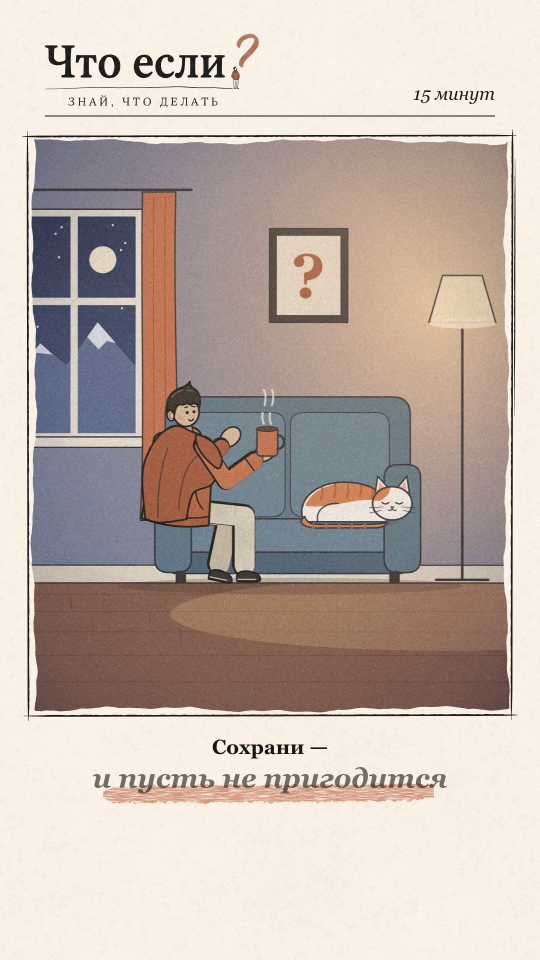
#> input picture Chto_Esli/work/tmp/lavina_orig_tail/orig_44.0.jpg, 1080 x 1920 px, found by its file name (shown at 1/2 size)
$ python test_sofa_symmetry.py
#> lines starting #> are read from the running program, lines starting #| are printed output that depends on the picture; after the words box and inside, x2 and y2 are one past the last pixel; in counts of white or black regions, pixels touching at a corner belong together
import cv2
import numpy as np

orig = cv2.imread('D:/Chanels/Chto_Esli/chtoesli/episodes/lavina/inspect_orig/orig_44.0.jpg')
#> orig is the input picture: shape (1920, 1080, 3); mean B, G, R 170.7, 179.1, 193.2

# Symmetry axis: x_center = 535
XC = 535

# Let's clean the right armrest inner edge where cat touched:
# Cat head was at x: 740..770, y: 960..1040
clean_right = orig.copy()
# In clean_right, inner edge of armrest at y: 960..1040 can be cloned from y: 1040..1120:
for dy in range(960, 1040):
    clean_right[dy, 740:770] = clean_right[dy + 80, 740:770]
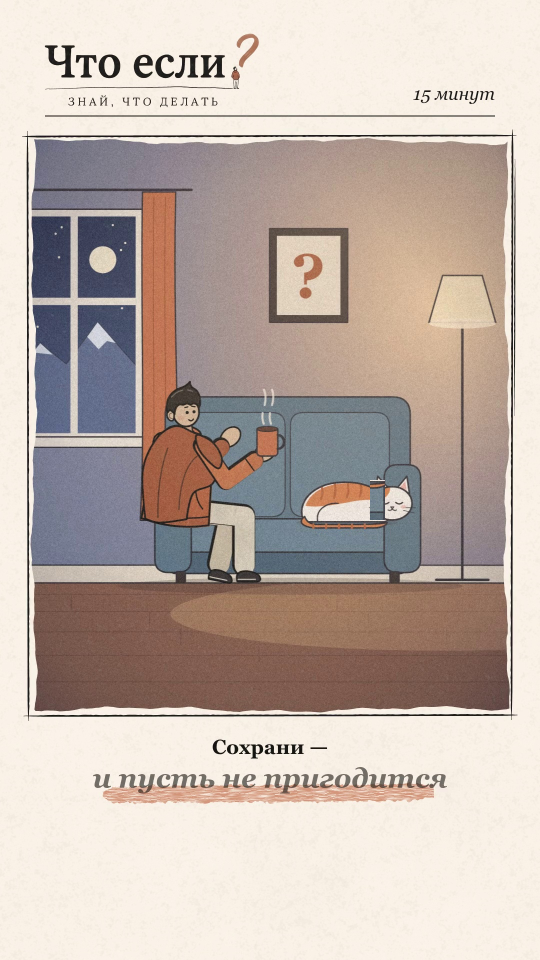
#> clean_right: shape (1920, 1080, 3) (shown at 1/2 size); 0.12% of pixels changed, all inside (x1, y1, x2, y2) = (740, 960, 770, 1040)

# Now let's mirror right half (x: 535..875) to left half (x: 195..535):
# Width = 875 - 535 = 340 pixels
right_half = clean_right[880:1190, XC:XC+340]
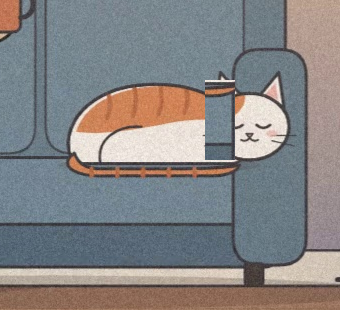
#> right_half: shape (310, 340, 3); mean B, G, R 132.7, 132, 133.2
left_mirrored = cv2.flip(right_half, 1)
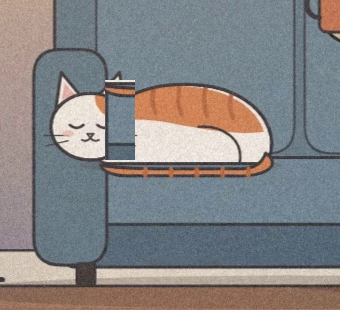
#> left_mirrored: shape (310, 340, 3); mean B, G, R 132.7, 132, 133.2

# Place into clean_orig
clean_sofa_sym = clean_right.copy()
clean_sofa_sym[880:1190, XC-340:XC] = left_mirrored
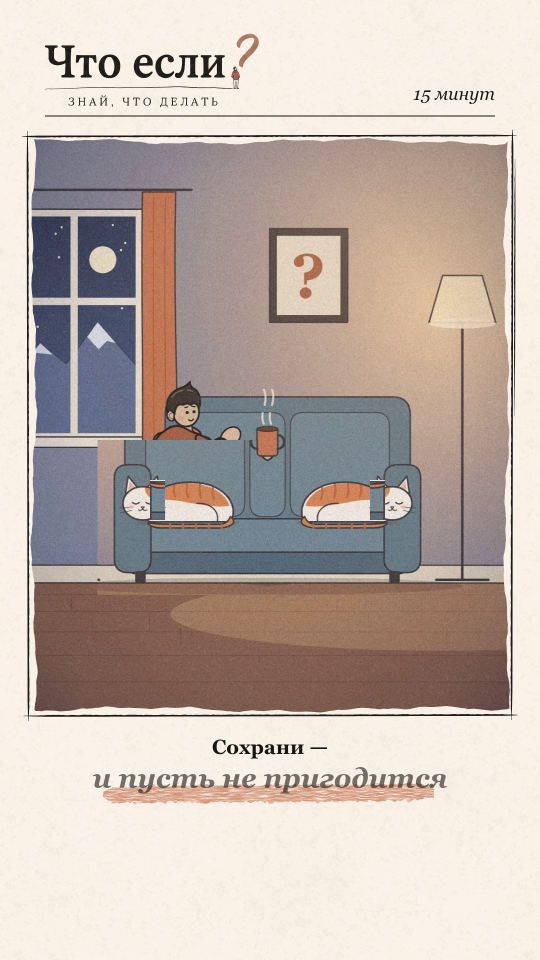
#> clean_sofa_sym: shape (1920, 1080, 3) (shown at 1/2 size); 5.08% of pixels changed, all inside (x1, y1, x2, y2) = (195, 880, 535, 1190)

cv2.imwrite('D:/Chanels/Chto_Esli/chtoesli/review/clean_sofa_symmetrical.jpg', clean_sofa_sym)
print("Symmetrical clean sofa generated.")

$ run again, with Chto_Esli/work/tmp/lavina_orig_tail/orig_42.0.jpg copied over Chto_Esli/work/tmp/lavina_orig_tail/orig_44.0.jpg
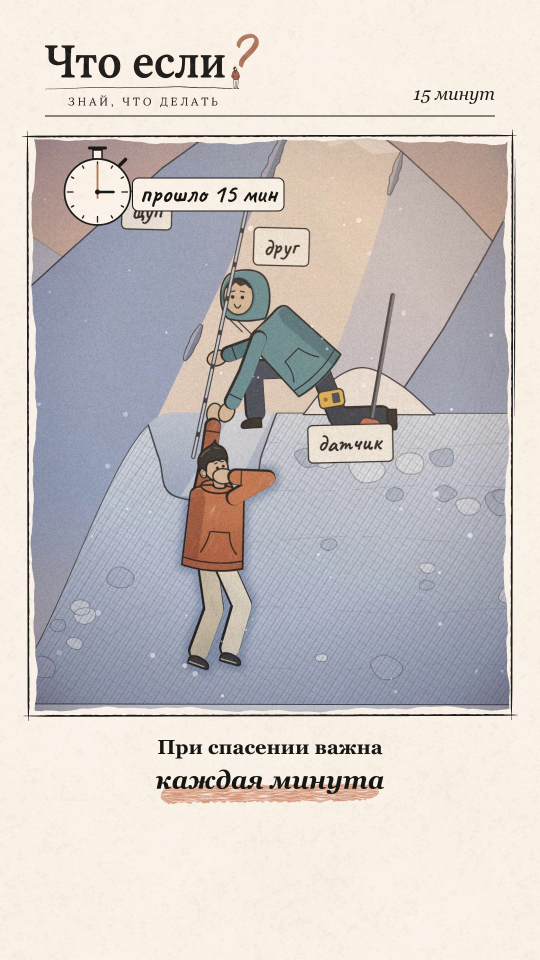
#> input picture Chto_Esli/work/tmp/lavina_orig_tail/orig_42.0.jpg, 1080 x 1920 px, found by its file name (shown at 1/2 size)
#> orig is the input picture: shape (1920, 1080, 3); mean B, G, R 195.8, 197.6, 203.3
#> `left_mirrored = cv2.flip(right_half, 1)`:
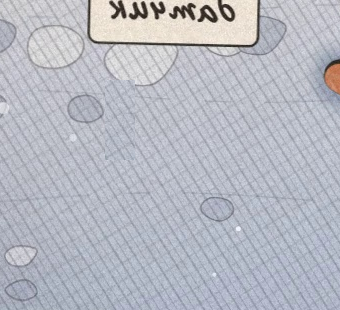
#> left_mirrored: shape (310, 340, 3); mean B, G, R 194.6, 185.4, 182.9
#> `clean_sofa_sym[880:1190, XC-340:XC] = left_mirrored`:
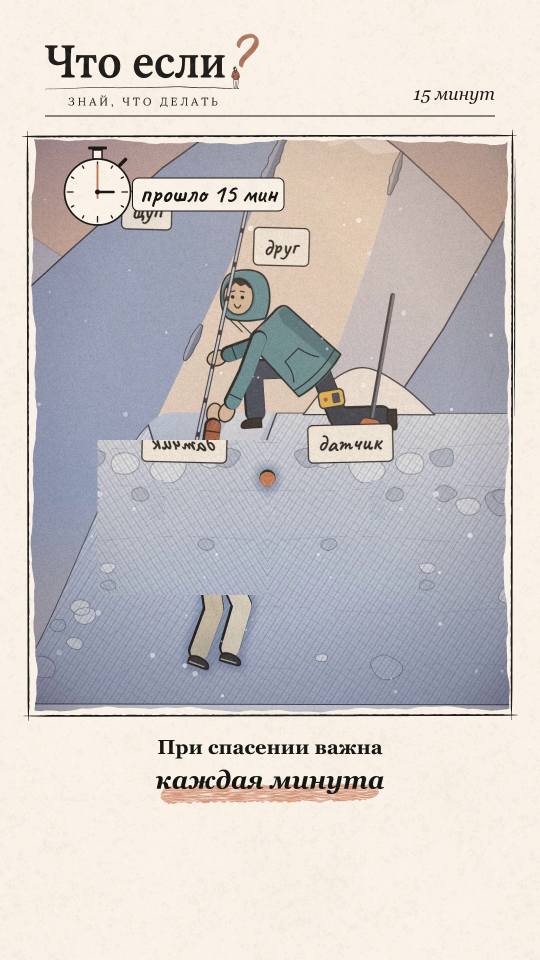
#> clean_sofa_sym: shape (1920, 1080, 3) (shown at 1/2 size); mean B, G, R 197.7, 199.1, 204.2

$ run again, with Chto_Esli/work/tmp/lavina_orig_tail/orig_43.5.jpg copied over Chto_Esli/work/tmp/lavina_orig_tail/orig_44.0.jpg
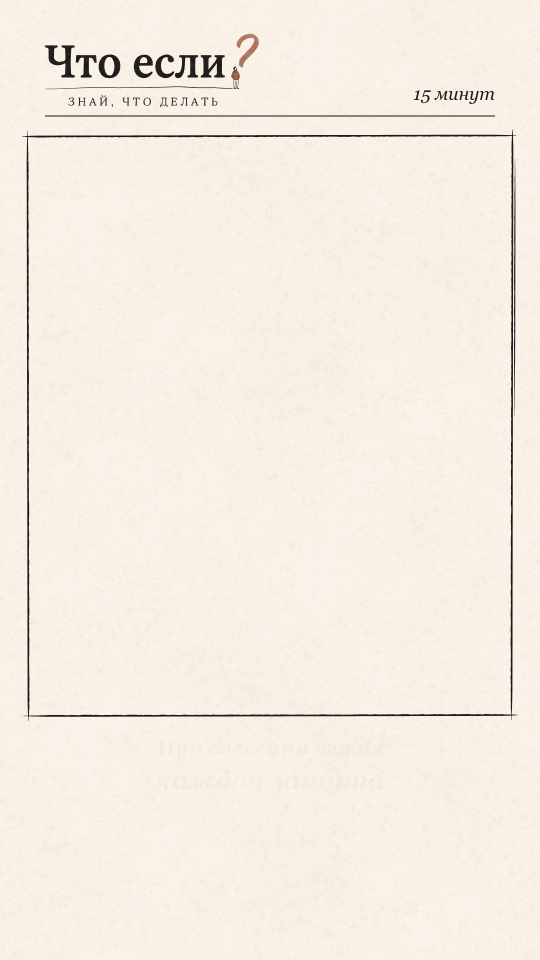
#> input picture Chto_Esli/work/tmp/lavina_orig_tail/orig_43.5.jpg, 1080 x 1920 px, found by its file name (shown at 1/2 size)
#> orig is the input picture: shape (1920, 1080, 3); mean B, G, R 227.3, 237.6, 245.8
#> `right_half = clean_right[880:1190, XC:XC+340]`:
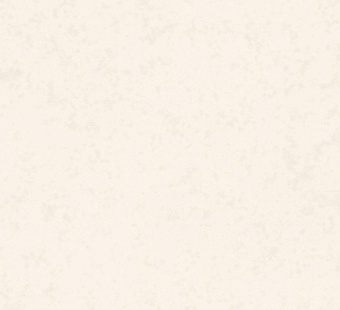
#> right_half: shape (310, 340, 3); mean B, G, R 230.5, 240.7, 249.1
#> clean_sofa_sym: shape (1920, 1080, 3); mean B, G, R 227.3, 237.6, 245.8
